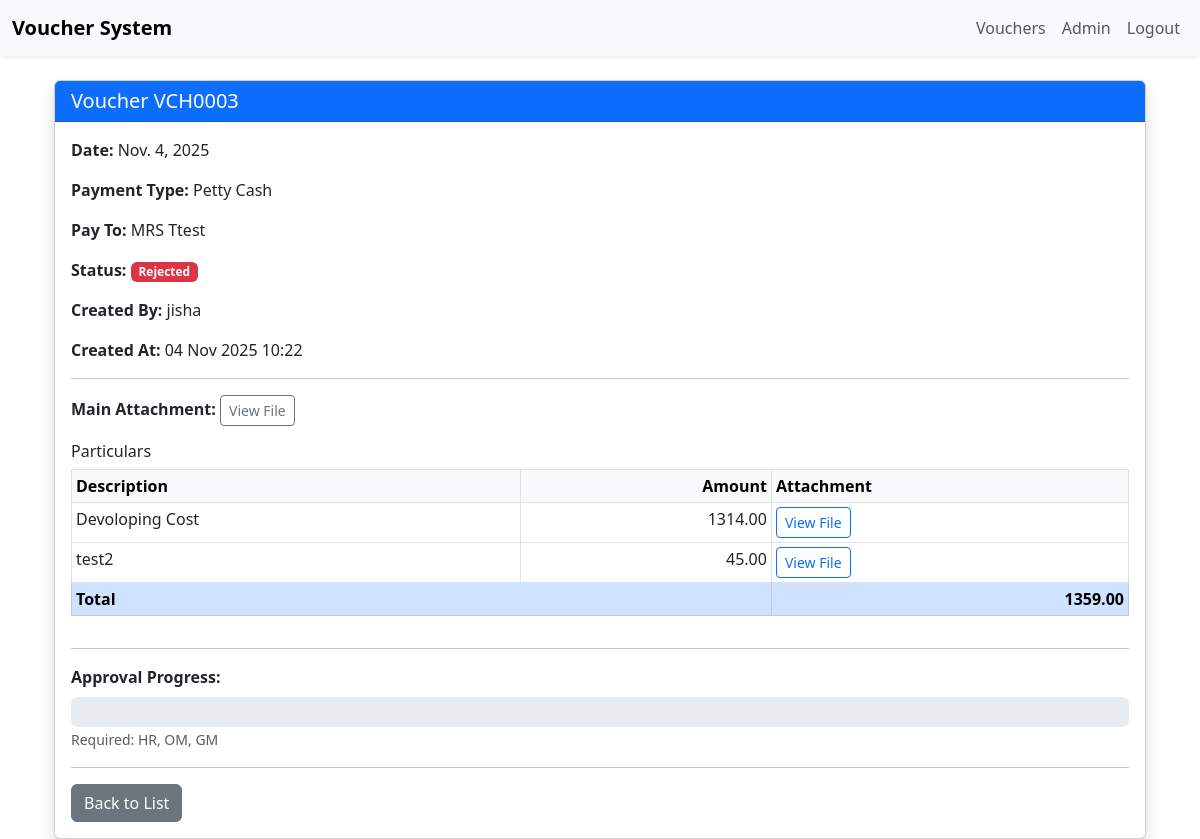
/vouchers/20/ (signed in), run on the app's committed database.
### vouchers/models.py (models this page shows, shortened)
class Voucher(models.Model):
    PAYMENT_TYPES = (
        ('CASH', 'Cash'),
        ('CHEQUE', 'Cheque'),
        ('PETTY_CASH', 'Petty Cash'),
    )
    voucher_number = models.CharField(max_length=20, unique=True, blank=True)
    voucher_date = models.DateField()
    payment_type = models.CharField(max_length=20, choices=PAYMENT_TYPES)
    name_title = models.CharField(max_length=5, choices=[('MR', 'Mr.'), ('MRS', 'Mrs.'), ('MS', 'Ms.')])
    pay_to = models.CharField(max_length=200)
    attachment = models.FileField(upload_to='vouchers/attachments/', null=True, blank=True)
    cheque_number = models.CharField(
        max_length=20,
        blank=True,
        null=True,
        help_text="Required only for Cheque payments"
    )
    created_by = models.ForeignKey(User, on_delete=models.CASCADE, related_name='vouchers')
    created_at = models.DateTimeField(auto_now_add=True)
    status = models.CharField(
        max_length=10,
        choices=[('PENDING', 'Pending'), ('APPROVED', 'Approved'), ('REJECTED', 'Rejected')],
        default='PENDING'
    )
    @property
    def required_approvers(self):
        active_des_ids = ActiveApprovalDesignation.objects.filter(
            is_active=True
        ).values_list('designation__id', flat=True)
        return [
            profile.user.username for profile in UserProfile.objects.filter(
                user__groups__name='Admin Staff',
                designation__id__in=active_des_ids
            ).select_related('user').distinct()
        ]

class Particular(models.Model):
    voucher = models.ForeignKey(Voucher, on_delete=models.CASCADE, related_name='particulars')
    description = models.CharField(max_length=300)
    amount = models.DecimalField(max_digits=12, decimal_places=2)
    attachment = models.FileField(
        upload_to='vouchers/particulars/',
        null=True,
        blank=True,
        help_text="Attach receipt/invoice for this item"
    )

class UserProfile(models.Model):
    user = models.OneToOneField(User, on_delete=models.CASCADE)
    designation = models.ForeignKey(Designation, on_delete=models.SET_NULL, null=True, blank=True)

### vouchers/views.py (the view)
# urls.py: path('vouchers/<int:pk>/', VoucherDetailView.as_view(), name='voucher_detail'),
class VoucherDetailView(LoginRequiredMixin, DetailView):
    model = Voucher
    template_name = 'vouchers/voucher_detail.html'
    context_object_name = 'voucher'
    def get_queryset(self):
        return super().get_queryset().select_related('created_by').prefetch_related(
            'particulars', 'approvals__approver'
        ).annotate(
            approved_count=Count(
                Case(When(approvals__status='APPROVED', then=1)),
                output_field=IntegerField()
            ),
            rejected_count=Count(
                Case(When(approvals__status='REJECTED', then=1)),
                output_field=IntegerField()
            )
        )
    def get_context_data(self, **kwargs):
        context = super().get_context_data(**kwargs)
        context['designations'] = Designation.objects.all()
        voucher = context['voucher']
        try:
            context['user_approval'] = voucher.approvals.get(approver=self.request.user)
        except VoucherApproval.DoesNotExist:
            context['user_approval'] = None
        total = len(voucher.required_approvers)
        approved = getattr(voucher, 'approved_count', 0) or 0
        context['approval_percentage'] = (approved / total * 100) if total > 0 else 0
        required = set(voucher.required_approvers)
        approved_usernames = set(voucher.approvals.filter(status='APPROVED').values_list('approver__username', flat=True))
        context['pending_approvers'] = [
            {'name': name, 'has_approved': name in approved_usernames}
            for name in required
        ]
        return context

### vouchers/templatetags/voucher_tags.py (called while the page is built)
@register.filter
def sum_particulars(queryset):
    return queryset.aggregate(total=Sum('amount'))['total'] or 0

@register.filter
def sub(a, b):
    try:
        return int(a) - int(b)
    except Exception:
        return 0

### vouchers/templates/vouchers/voucher_detail.html (shortened to what this page needs)
{% extends 'base.html' %}
{% load static %}
{% load voucher_tags %}
{% block content %}
<div class="container mt-4">
    <div class="card shadow">
        <div class="card-header bg-primary text-white">
            <h5 class="card-title mb-0">Voucher {{ voucher.voucher_number }}</h5>
        </div>
        <div class="card-body">
            <p><strong>Date:</strong> {{ voucher.voucher_date }}</p>
            <p><strong>Payment Type:</strong> {{ voucher.get_payment_type_display }}</p>
            <p><strong>Pay To:</strong> {{ voucher.name_title }} {{ voucher.pay_to }}</p>
            <p><strong>Status:</strong>
                <a href="#" class="status-link" data-bs-toggle="modal" data-bs-target="#approvalModal">
                    <span id="status-badge">
                        {% if voucher.status == 'PENDING' %}
                            <span class="badge bg-warning text-dark">Pending</span>
                        {% elif voucher.status == 'APPROVED' %}
                            <span class="badge bg-success">Approved</span>
                        {% elif voucher.status == 'REJECTED' %}
                            <span class="badge bg-danger">Rejected</span>
                        {% endif %}
                    </span>
                </a>
            </p>
            <p><strong>Created By:</strong> {{ voucher.created_by.username }}</p>
            <p><strong>Created At:</strong> {{ voucher.created_at|date:"d M Y H:i" }}</p>
            <hr>
            {% if voucher.attachment %}
            <p><strong>Main Attachment:</strong>
                <a href="{{ voucher.attachment.url }}" target="_blank" class="btn btn-outline-secondary btn-sm">
                    View File
                </a>
            </p>
            {% endif %}
            <h6>Particulars</h6>
            {% if voucher.particulars.exists %}
                <div class="table-responsive">
                    <table class="table table-sm table-bordered">
                        <thead class="table-light">
                            <tr>
                                <th>Description</th>
                                <th class="text-end">Amount</th>
                                <th>Attachment</th>
                            </tr>
                        </thead>
                        <tbody>
                            {% for p in voucher.particulars.all %}
                            <tr>
                                <td>{{ p.description }}</td>
                                <td class="text-end">{{ p.amount|floatformat:2 }}</td>
                                <td>
                                    {% if p.attachment %}
                                        <a href="{{ p.attachment.url }}" target="_blank"
                                           class="btn btn-sm btn-outline-primary">
                                            View File
                                        </a>
                                    {% else %}
                                        <span class="text-muted">—</span>
                                    {% endif %}
                                </td>
                            </tr>
                            {% endfor %}
                            <tr class="table-primary">
                                <td colspan="2"><strong>Total</strong></td>
                                <td class="text-end"><strong>{{ voucher.particulars.all|sum_particulars|floatformat:2 }}</strong></td>
                            </tr>
                        </tbody>
                    </table>
                </div>
            {% else %}
                <p class="text-muted">No particulars</p>
            {% endif %}
            <hr>
            <div class="mt-3">
                <strong>Approval Progress:</strong>
                <div class="progress mt-2" style="height: 30px;">
                </div>
                <small id="required-list" class="text-muted">
                    Required: {{ voucher.required_approvers|join:", " }}
                </small>
            </div>
            <hr>
            <div class="d-flex gap-2">
                <a href="{% url 'voucher_list' %}" class="btn btn-secondary">Back to List</a>
            </div>
        </div>
    </div>
</div>
{% endblock %}

### data on the page
Voucher: voucher_number "VCH0003", voucher_date "Nov. 4, 2025", payment_type "Petty Cash", name_title "MRS", pay_to "Ttest", created_by.username "jisha", created_at "04 Nov 2025 10:22", particulars.all|sum_particulars "1359.00"
Particular: description "Devoloping Cost", amount "1314.00"
Particular: description "test2", amount "45.00"
UserProfile: required_approvers "HR, OM, GM"
